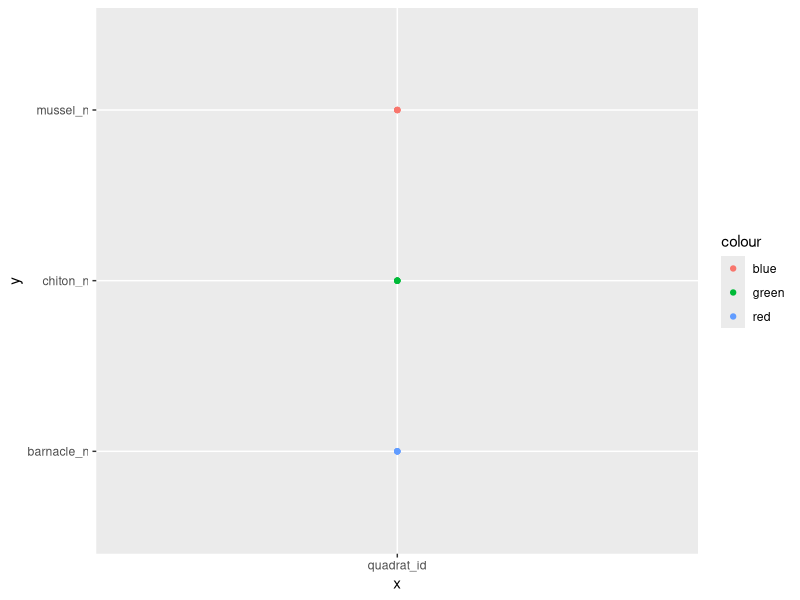
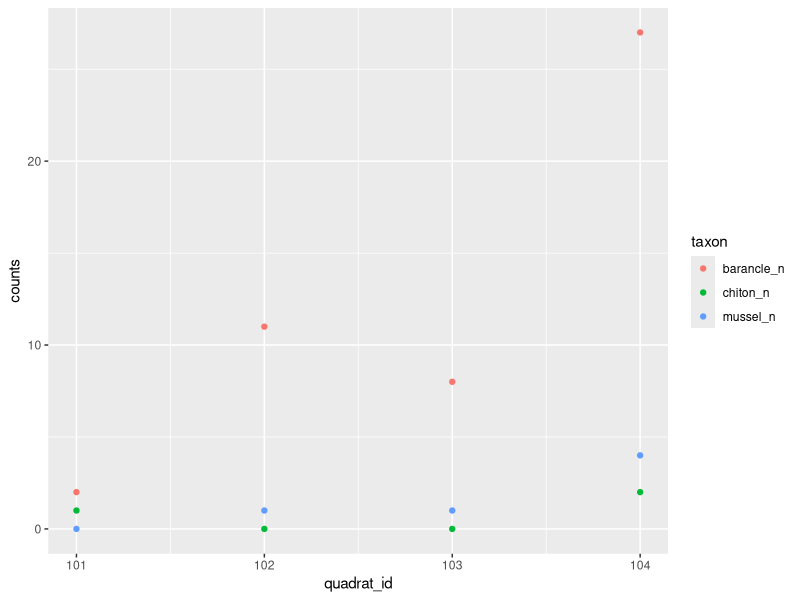

The R script that drew these images, in order:
##EmB
##2023-03-14

library(tidyverse)

data1= data.frame(ID= c(1,2),
                  X1=c("a1", "a2"))
head(data1)

data2= data.frame(ID=c(2,3),
                  X2=c("b1", "b2"))
head(data2)

#left_join
data12= left_join(data1, data2, by="ID")
head(data12)

##or with a pipe

data12=data1%>%
  left_join(data2, by="ID")
data12

data12=data1%>%
  right_join(data2, by="ID")
data12

data12=data1%>%
  inner_join(data2)
data12

#inner_join only joins columns 

data12=data1%>%
  full_join(data2)
data12


data12=data1%>%
  semi_join(data2)
data12

data12=data1%>%
  anti_join(data2)
data12

#anti-join is what is missing

#wider vs longer

survey=data.frame(quadrat_id= c(101, 102, 103, 104),
                  barancle_n=c(2,11,8,27),
                  chiton_n=c(1,0,0,2),
                  mussel_n=c(0,1,1,4))
survey

long=survey%>%
  pivot_longer(cols=c("barancle_n", "chiton_n", "mussel_n"),
               names_to="taxon",
               values_to="counts")
long

wide=long%>%
  pivot_wider(names_from=taxon,
              values_from=counts)
wide


##Exercise 1.2

ggplot(data=wide)+
  geom_point(aes(x="quadrat_id", y="barnacle_n", color="red"))+
  geom_point(aes(x="quadrat_id", y="chiton_n", color="green"))+
  geom_point(aes(x="quadrat_id", y="mussel_n",color="blue"))

ggplot(data=long, aes(x=quadrat_id, y=counts, color=taxon))+
  geom_point()

             